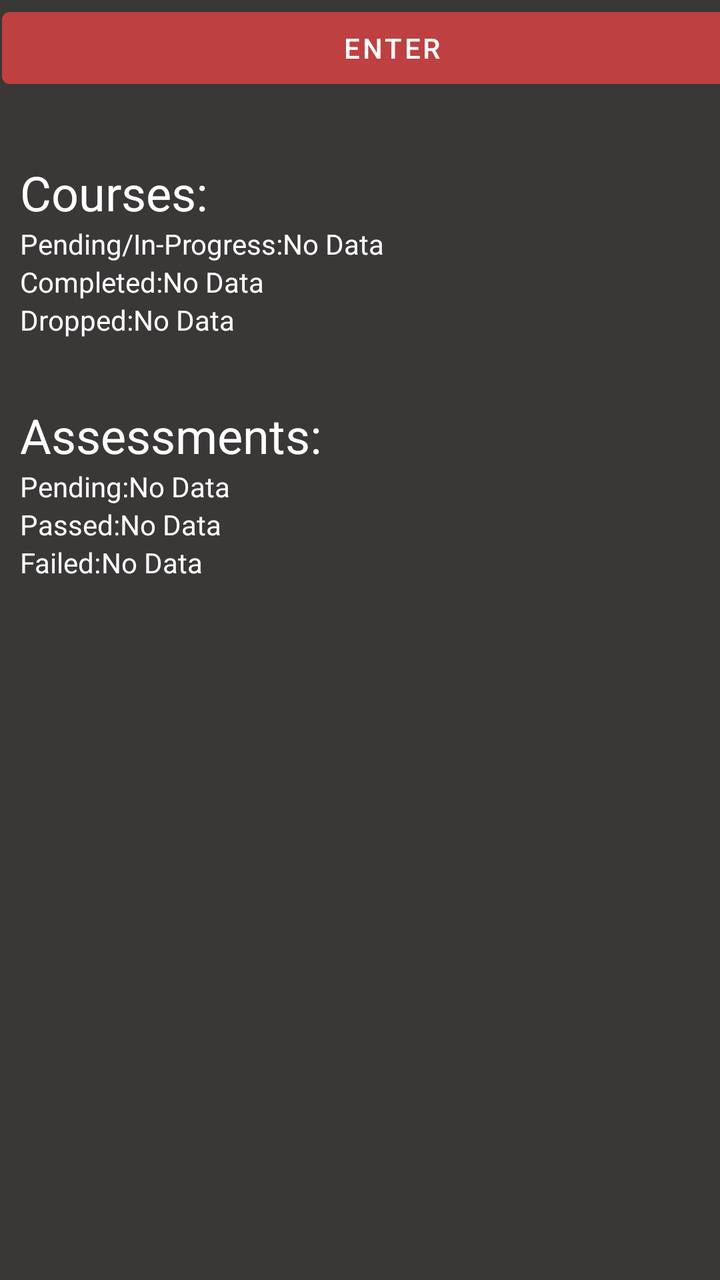
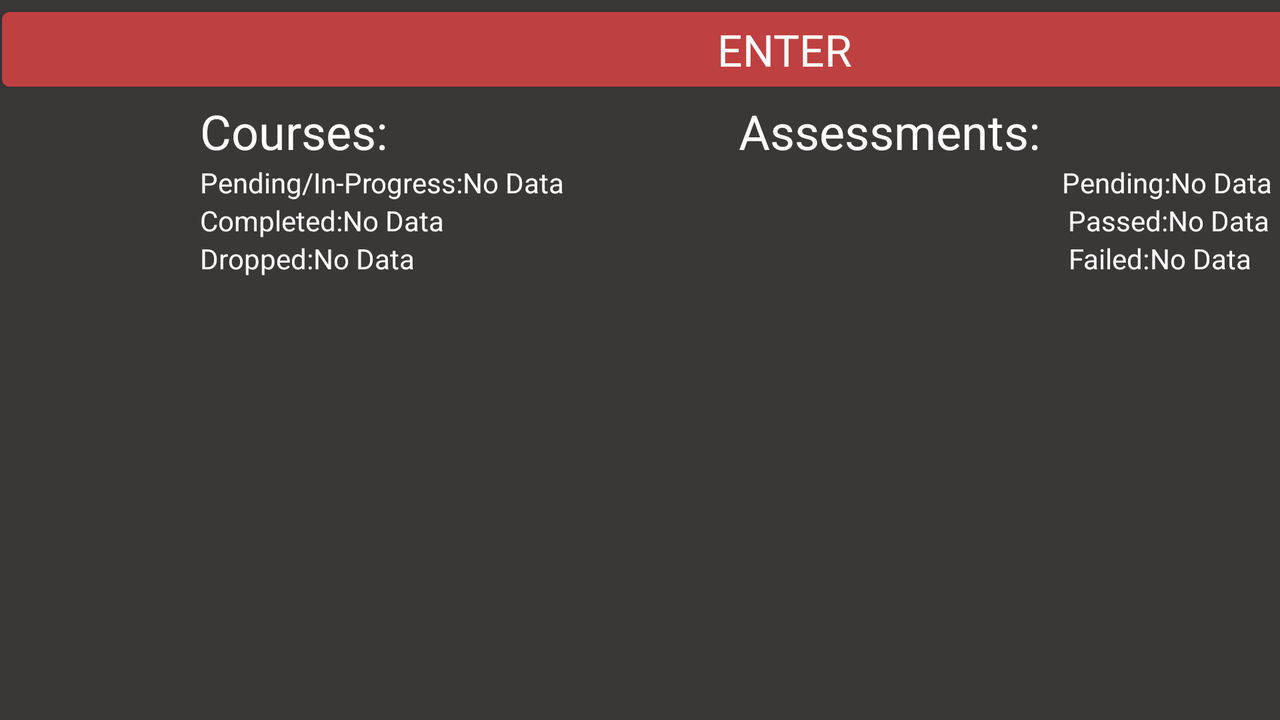

The same Android screen from two of the app's own layout files: first res/layout/ as a phone draws it, then the repository's variant for another configuration, drawn on a device whose configuration selects that folder. Both files follow.
<!-- AndroidManifest.xml: application theme Theme.BE_School_App -->
<!-- res/layout/activity_home.xml -->
<?xml version="1.0" encoding="utf-8"?>
<androidx.constraintlayout.widget.ConstraintLayout xmlns:android="http://schemas.android.com/apk/res/android"
    xmlns:app="http://schemas.android.com/apk/res-auto"
    xmlns:tools="http://schemas.android.com/tools"
    android:id="@+id/homeConstraintLayout"
    android:layout_width="match_parent"
    android:layout_height="match_parent"
    android:background="#E6252222"
    tools:context=".HomeActivity"
    tools:deviceIds="wear">

    <Button
        android:id="@+id/btnEnter"
        style="@style/Widget.MaterialComponents.Button"
        android:layout_width="390dp"
        android:layout_height="wrap_content"
        android:layout_marginStart="1dp"
        android:backgroundTint="#BF4040"
        android:text="@string/btn_enter"
        app:layout_constraintStart_toStartOf="parent"
        app:layout_constraintTop_toTopOf="parent" />

    <TextView
        android:id="@+id/textView8"
        android:layout_width="wrap_content"
        android:layout_height="wrap_content"
        android:layout_marginStart="10dp"
        android:layout_marginTop="32dp"
        android:text="@string/assessments"
        android:textColor="#FFFFFF"
        android:textSize="24sp"
        app:layout_constraintStart_toStartOf="parent"
        app:layout_constraintTop_toBottomOf="@+id/textView6" />

    <TextView
        android:id="@+id/textView"
        android:layout_width="wrap_content"
        android:layout_height="wrap_content"
        android:layout_marginStart="10dp"
        android:layout_marginTop="32dp"
        android:text="@string/courses"
        android:textColor="#FFFFFF"
        android:textSize="24sp"
        android:translationY="0dp"
        app:layout_constraintStart_toStartOf="parent"
        app:layout_constraintTop_toBottomOf="@+id/btnEnter" />

    <TextView
        android:id="@+id/textView2"
        android:layout_width="wrap_content"
        android:layout_height="wrap_content"
        android:layout_marginStart="10dp"
        android:text="@string/pending_in_progress"
        android:textColor="#FFFFFF"
        android:translationY="0dp"
        app:layout_constraintStart_toStartOf="parent"
        app:layout_constraintTop_toBottomOf="@+id/textView" />

    <TextView
        android:id="@+id/tvPendingCourses"
        android:layout_width="wrap_content"
        android:layout_height="wrap_content"
        android:text="@string/courses__tv_pending"
        android:textColor="#FFFFFF"
        android:translationY="0dp"
        app:layout_constraintStart_toEndOf="@+id/textView2"
        app:layout_constraintTop_toBottomOf="@+id/textView" />

    <TextView
        android:id="@+id/textView4"
        android:layout_width="wrap_content"
        android:layout_height="wrap_content"
        android:layout_marginStart="10dp"
        android:text="@string/completed"
        android:textColor="#FFFFFF"
        app:layout_constraintStart_toStartOf="parent"
        app:layout_constraintTop_toBottomOf="@+id/textView2" />

    <TextView
        android:id="@+id/tvCompletedCourses"
        android:layout_width="wrap_content"
        android:layout_height="wrap_content"
        android:text="@string/courses__tv_completed"
        android:textColor="#FFFFFF"
        app:layout_constraintStart_toEndOf="@+id/textView4"
        app:layout_constraintTop_toBottomOf="@+id/textView2" />

    <TextView
        android:id="@+id/textView6"
        android:layout_width="wrap_content"
        android:layout_height="wrap_content"
        android:layout_marginStart="10dp"
        android:text="@string/dropped"
        android:textColor="#FFFFFF"
        app:layout_constraintStart_toStartOf="parent"
        app:layout_constraintTop_toBottomOf="@+id/textView4" />

    <TextView
        android:id="@+id/tvDroppedCourses"
        android:layout_width="wrap_content"
        android:layout_height="wrap_content"
        android:text="@string/courses__tv_dropped"
        android:textColor="#FFFFFF"
        app:layout_constraintStart_toEndOf="@+id/textView6"
        app:layout_constraintTop_toBottomOf="@+id/textView4" />

    <TextView
        android:id="@+id/tvPendingAsmts"
        android:layout_width="wrap_content"
        android:layout_height="wrap_content"
        android:text="@string/asmts__tv_pending"
        android:textColor="#FFFFFF"
        app:layout_constraintStart_toEndOf="@+id/textView10"
        app:layout_constraintTop_toBottomOf="@+id/textView8" />

    <TextView
        android:id="@+id/textView12"
        android:layout_width="wrap_content"
        android:layout_height="wrap_content"
        android:layout_marginStart="10dp"
        android:text="@string/passed"
        android:textColor="#FFFFFF"
        app:layout_constraintStart_toStartOf="parent"
        app:layout_constraintTop_toBottomOf="@+id/textView10" />

    <TextView
        android:id="@+id/tvPassedAsmts"
        android:layout_width="wrap_content"
        android:layout_height="wrap_content"
        android:text="@string/asmts__tv_passed"
        android:textColor="#FFFFFF"
        app:layout_constraintStart_toEndOf="@+id/textView12"
        app:layout_constraintTop_toBottomOf="@+id/tvPendingAsmts" />

    <TextView
        android:id="@+id/textView14"
        android:layout_width="wrap_content"
        android:layout_height="wrap_content"
        android:layout_marginStart="10dp"
        android:text="@string/failed"
        android:textColor="#FFFFFF"
        app:layout_constraintStart_toStartOf="parent"
        app:layout_constraintTop_toBottomOf="@+id/textView12" />

    <TextView
        android:id="@+id/tvFailedAsmts"
        android:layout_width="wrap_content"
        android:layout_height="wrap_content"
        android:text="@string/asmts__tv_failed"
        android:textColor="#FFFFFF"
        app:layout_constraintStart_toEndOf="@+id/textView14"
        app:layout_constraintTop_toBottomOf="@+id/tvPassedAsmts" />

    <TextView
        android:id="@+id/textView10"
        android:layout_width="wrap_content"
        android:layout_height="wrap_content"
        android:layout_marginStart="10dp"
        android:text="@string/pending"
        android:textColor="#FFFFFF"
        app:layout_constraintStart_toStartOf="parent"
        app:layout_constraintTop_toBottomOf="@+id/textView8" />

</androidx.constraintlayout.widget.ConstraintLayout>
<!-- resources referenced by this layout -->
<resources>
  <string name="asmts__tv_failed">No Data</string>
  <string name="asmts__tv_passed">No Data</string>
  <string name="asmts__tv_pending">No Data</string>
  <string name="assessments">Assessments:</string>
  <string name="btn_enter">Enter</string>
  <string name="completed">Completed:</string>
  <string name="courses">Courses:</string>
  <string name="courses__tv_completed">No Data</string>
  <string name="courses__tv_dropped">No Data</string>
  <string name="courses__tv_pending">No Data</string>
  <string name="dropped">Dropped:</string>
  <string name="failed">Failed:</string>
  <string name="passed">Passed:</string>
  <string name="pending">Pending:</string>
  <string name="pending_in_progress">Pending/In-Progress:</string>
  <style name="Theme.BE_School_App" parent="Theme.MaterialComponents.DayNight.DarkActionBar">
          
          <item name="colorPrimary">@color/purple_500</item>
          <item name="colorPrimaryVariant">@color/purple_700</item>
          <item name="colorOnPrimary">@color/white</item>
          
          <item name="colorSecondary">@color/teal_200</item>
          <item name="colorSecondaryVariant">@color/teal_700</item>
          <item name="colorOnSecondary">@color/black</item>
          
          <item name="android:statusBarColor" tools:targetApi="l">?attr/colorPrimaryVariant</item>
          
      </style>
</resources>
<!-- res/layout-land/activity_home.xml (the repository's variant of the layout above) -->
<!-- drawn on the phone turned sideways -->
<?xml version="1.0" encoding="utf-8"?>
<androidx.constraintlayout.widget.ConstraintLayout xmlns:android="http://schemas.android.com/apk/res/android"
    xmlns:app="http://schemas.android.com/apk/res-auto"
    xmlns:tools="http://schemas.android.com/tools"
    android:id="@+id/homeConstraintLayout"
    android:layout_width="match_parent"
    android:layout_height="match_parent"
    android:background="#E6252222"
    android:padding="@dimen/box_inset_layout_padding"
    tools:context=".HomeActivity">

    <Button
        android:id="@+id/btnEnter"
        android:layout_width="783dp"
        android:layout_height="wrap_content"
        android:layout_marginStart="1dp"
        android:backgroundTint="#BF4040"
        android:text="@string/enter"
        android:textAppearance="@style/TextAppearance.AppCompat.Large"
        app:layout_constraintStart_toStartOf="parent"
        app:layout_constraintTop_toTopOf="parent" />


    <TextView
        android:id="@+id/textView"
        android:layout_width="wrap_content"
        android:layout_height="wrap_content"
        android:layout_marginStart="100dp"
        android:text="@string/courses"
        android:textColor="#FFFFFF"
        android:textSize="24sp"
        app:layout_constraintStart_toStartOf="parent"
        app:layout_constraintTop_toBottomOf="@+id/btnEnter" />

    <TextView
        android:id="@+id/textView2"
        android:layout_width="wrap_content"
        android:layout_height="wrap_content"
        android:layout_marginStart="100dp"
        android:text="@string/pending_in_progress"
        android:textColor="#FFFFFF"
        app:layout_constraintStart_toStartOf="parent"
        app:layout_constraintTop_toBottomOf="@+id/textView" />

    <TextView
        android:id="@+id/tvPendingCourses"
        android:layout_width="wrap_content"
        android:layout_height="wrap_content"
        android:text="@string/courses__tv_pending"
        android:textColor="#FFFFFF"
        app:layout_constraintStart_toEndOf="@+id/textView2"
        app:layout_constraintTop_toBottomOf="@+id/textView" />

    <TextView
        android:id="@+id/textView4"
        android:layout_width="wrap_content"
        android:layout_height="wrap_content"
        android:layout_marginStart="100dp"
        android:text="@string/completed"
        android:textColor="#FFFFFF"
        app:layout_constraintStart_toStartOf="parent"
        app:layout_constraintTop_toBottomOf="@+id/textView2" />

    <TextView
        android:id="@+id/tvCompletedCourses"
        android:layout_width="wrap_content"
        android:layout_height="wrap_content"
        android:text="@string/courses__tv_completed"
        android:textColor="#FFFFFF"
        app:layout_constraintStart_toEndOf="@+id/textView4"
        app:layout_constraintTop_toBottomOf="@+id/tvPendingCourses" />

    <TextView
        android:id="@+id/textView6"
        android:layout_width="wrap_content"
        android:layout_height="wrap_content"
        android:layout_marginStart="100dp"
        android:text="@string/dropped"
        android:textColor="#FFFFFF"
        app:layout_constraintStart_toStartOf="parent"
        app:layout_constraintTop_toBottomOf="@+id/textView4" />

    <TextView
        android:id="@+id/tvDroppedCourses"
        android:layout_width="wrap_content"
        android:layout_height="wrap_content"
        android:text="@string/courses__tv_dropped"
        android:textColor="#FFFFFF"
        app:layout_constraintStart_toEndOf="@+id/textView6"
        app:layout_constraintTop_toBottomOf="@+id/tvCompletedCourses" />

    <TextView
        android:id="@+id/textView8"
        android:layout_width="wrap_content"
        android:layout_height="wrap_content"
        android:layout_marginEnd="120dp"
        android:text="@string/assessments"
        android:textColor="#FFFFFF"
        android:textSize="24sp"
        app:layout_constraintEnd_toEndOf="parent"
        app:layout_constraintTop_toBottomOf="@+id/btnEnter" />

    <TextView
        android:id="@+id/textView10"
        android:layout_width="wrap_content"
        android:layout_height="wrap_content"
        android:layout_marginStart="249dp"
        android:text="@string/pending"
        android:textColor="#FFFFFF"
        app:layout_constraintStart_toEndOf="@+id/tvPendingCourses"
        app:layout_constraintTop_toTopOf="@+id/tvPendingAsmts" />

    <TextView
        android:id="@+id/tvPendingAsmts"
        android:layout_width="wrap_content"
        android:layout_height="wrap_content"
        android:text="@string/asmts__tv_pending"
        android:textColor="#FFFFFF"
        app:layout_constraintStart_toEndOf="@+id/textView10"
        app:layout_constraintTop_toBottomOf="@+id/textView8" />

    <TextView
        android:id="@+id/textView12"
        android:layout_width="wrap_content"
        android:layout_height="wrap_content"
        android:layout_marginStart="312dp"
        android:text="@string/passed"
        android:textColor="#FFFFFF"
        app:layout_constraintStart_toEndOf="@+id/tvCompletedCourses"
        app:layout_constraintTop_toBottomOf="@+id/textView10" />

    <TextView
        android:id="@+id/tvPassedAsmts"
        android:layout_width="wrap_content"
        android:layout_height="wrap_content"
        android:text="@string/asmts__tv_passed"
        android:textColor="#FFFFFF"
        app:layout_constraintStart_toEndOf="@+id/textView12"
        app:layout_constraintTop_toBottomOf="@+id/tvPendingAsmts" />

    <TextView
        android:id="@+id/textView14"
        android:layout_width="wrap_content"
        android:layout_height="wrap_content"
        android:layout_marginStart="327dp"
        android:text="@string/failed"
        android:textColor="#FFFFFF"
        app:layout_constraintStart_toEndOf="@+id/tvDroppedCourses"
        app:layout_constraintTop_toBottomOf="@+id/textView12" />

    <TextView
        android:id="@+id/tvFailedAsmts"
        android:layout_width="wrap_content"
        android:layout_height="wrap_content"
        android:text="@string/asmts__tv_failed"
        android:textColor="#FFFFFF"
        app:layout_constraintStart_toEndOf="@+id/textView14"
        app:layout_constraintTop_toBottomOf="@+id/tvPassedAsmts" />


</androidx.constraintlayout.widget.ConstraintLayout>
<!-- resources referenced by the variant -->
<!-- as the phone turned sideways resolves them -->
<resources>
  <string name="asmts__tv_failed">No Data</string>
  <string name="asmts__tv_passed">No Data</string>
  <string name="asmts__tv_pending">No Data</string>
  <string name="assessments">Assessments:</string>
  <string name="completed">Completed:</string>
  <string name="courses">Courses:</string>
  <string name="courses__tv_completed">No Data</string>
  <string name="courses__tv_dropped">No Data</string>
  <string name="courses__tv_pending">No Data</string>
  <string name="dropped">Dropped:</string>
  <string name="enter">ENTER</string>
  <string name="failed">Failed:</string>
  <string name="passed">Passed:</string>
  <string name="pending">Pending:</string>
  <string name="pending_in_progress">Pending/In-Progress:</string>
  <style name="Theme.BE_School_App" parent="Theme.MaterialComponents.DayNight.DarkActionBar">
          
          <item name="colorPrimary">@color/purple_500</item>
          <item name="colorPrimaryVariant">@color/purple_700</item>
          <item name="colorOnPrimary">@color/white</item>
          
          <item name="colorSecondary">@color/teal_200</item>
          <item name="colorSecondaryVariant">@color/teal_700</item>
          <item name="colorOnSecondary">@color/black</item>
          
          <item name="android:statusBarColor" tools:targetApi="l">?attr/colorPrimaryVariant</item>
          
      </style>
</resources>
